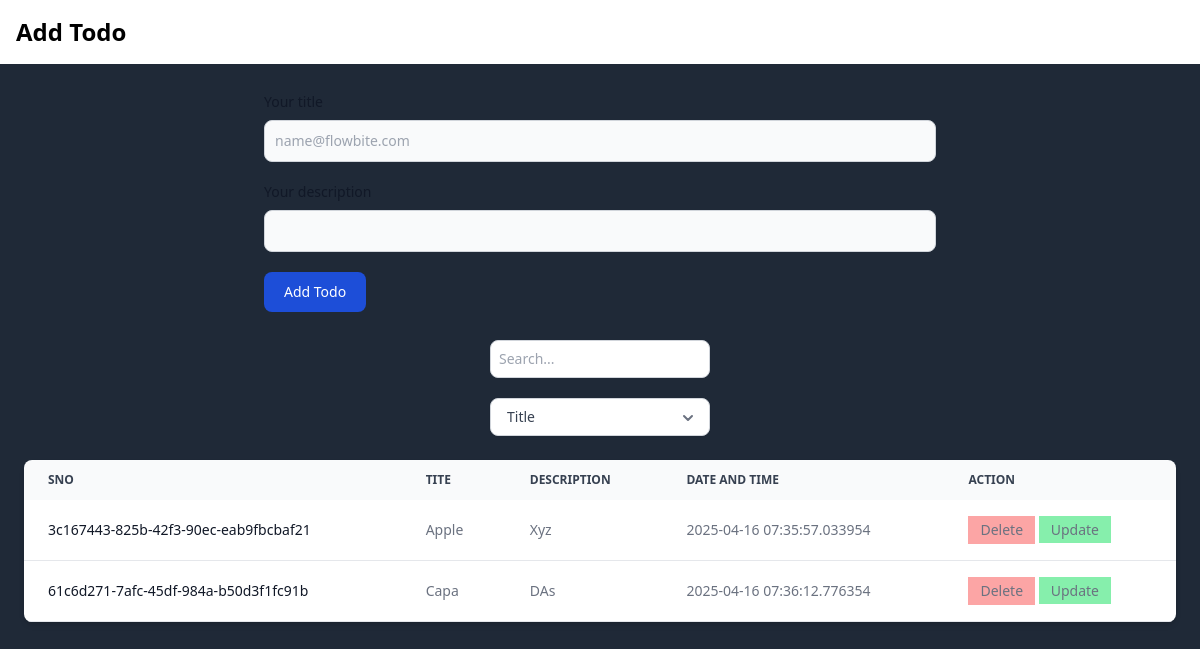
The page / on the database its author committed.
### app.py (models this page shows, shortened)
class Todo(db.Model):
    sno = db.Column(db.String(36), primary_key=True, default=lambda: str(uuid.uuid4()))
    title = db.Column(db.String(100), nullable=False)
    desc = db.Column(db.String(500), nullable=False)
    created_date = db.Column(db.DateTime, default=datetime.utcnow)

### app.py (the view, shortened to what this page needs)
@app.route('/',methods=['GET','POST'])
def index():
    allTodo = Todo.query.all()
    query = Todo.query
    search_query = request.args.get('search', '').lower()
    if search_query:
        query = query.filter(
            (Todo.title.ilike(f"%{search_query}%")) |
            (Todo.desc.ilike(f"%{search_query}%")) |
            (Todo.created_date.ilike(f"%{search_query}%"))
        )
    sort_by = request.args.get('sort_by')
    match sort_by:
        case 'by_title':
            query = query.order_by(Todo.title.asc())
        case 'by_desc':
            query = query.order_by(Todo.desc.asc())
        case 'by_date' | 'by_created_date':
            query = query.order_by(Todo.created_date.desc())
        case _:
            pass
    allTodo = query.all()
    return render_template('index.html',allTodo=allTodo,update=False)

### templates/index.html (shortened to what this page needs)
{% extends 'base.html' %} {% block body %}
<form
  class="my-7 max-w-2xl mx-auto"
  action="{{url_for('update',sno=todo.sno) if update else url_for('index') }}"
  method="POST"
>
  <div class="mb-5">
    <label
      for="title"
      class="block mb-2 text-sm font-medium text-gray-900 dark:text-white"
      >Your title</label
    >
    <input
      type="text"
      id="title"
      value="{{ todo.title if update else '' }}"
      name="title"
      class="bg-gray-50 border border-gray-300 text-gray-900 text-sm rounded-lg focus:ring-blue-500 focus:border-blue-500 block w-full p-2.5 dark:bg-gray-700 dark:border-gray-600 dark:placeholder-gray-400 dark:text-white dark:focus:ring-blue-500 dark:focus:border-blue-500"
      placeholder="name@flowbite.com"
      required
    />
  </div>
  <div class="mb-5">
    <label
      for="description"
      class="block mb-2 text-sm font-medium text-gray-900 dark:text-white"
      >Your description</label
    >
    <input
      type="text"
      id="description"
      value="{{ todo.desc if update else '' }}"
      name="desc"
      class="bg-gray-50 border border-gray-300 text-gray-900 text-sm rounded-lg focus:ring-blue-500 focus:border-blue-500 block w-full p-2.5 dark:bg-gray-700 dark:border-gray-600 dark:placeholder-gray-400 dark:text-white dark:focus:ring-blue-500 dark:focus:border-blue-500"
      required
    />
  </div>
  <button
    type="submit"
    class="text-white bg-blue-700 hover:bg-blue-800 focus:ring-4 focus:outline-none focus:ring-blue-300 font-medium rounded-lg text-sm w-full sm:w-auto px-5 py-2.5 text-center dark:bg-blue-600 dark:hover:bg-blue-700 dark:focus:ring-blue-800"
  >
    {{ 'Update Todo' if update else 'Add Todo' }}
  </button>
</form>
<form method="GET" action="{{ url_for('index') }}" class="text-center my-5" onchange="this.form.submit()">
  <input
    type="text"
    name="search"
    placeholder="Search..."
    value="{{ request.args.get('search', '') }}"
    class="p-2 border border-gray-300 rounded-lg text-sm"
  />
</form>
<div class="flex justify-center align-center">
  <form  action="{{ url_for('index') }}" method="GET">
    <div class="relative inline-block w-full">
      <select id="sort-select" name="sort_by" class="appearance-none block w-[220px] px-4 py-2 text-sm text-gray-700 bg-white border border-gray-300 rounded-lg shadow-sm focus:outline-none focus:ring-2 focus:ring-blue-500 focus:border-blue-500" onchange="this.form.submit()">
        <option value="by_title" {% if request.args.get("sort_by") == 'by_title' %}selected{% endif %}>Title</option>
      </select>
      <svg class="absolute right-3 top-1/2 transform -translate-y-1/2 text-gray-500" xmlns="http://www.w3.org/2000/svg" width="20" height="20" viewBox="0 0 20 20" fill="none" stroke="currentColor" stroke-width="2" stroke-linecap="round" stroke-linejoin="round">
        <path d="M6 9l4 4 4-4"></path>
      </svg>
    </div>
  </form>
</div>
{% if allTodo|length > 0 %}
<div id="display-elements">
  <div class="m-6 relative overflow-x-auto shadow-md sm:rounded-lg">
    <table
      class="w-full text-sm text-left rtl:text-right text-gray-500 dark:text-gray-400"
    >
      <thead
        class="text-xs text-gray-700 uppercase bg-gray-50 dark:bg-gray-700 dark:text-gray-200"
      >
        <tr>
          <th scope="col" class="px-6 py-3">Sno</th>
          <th scope="col" class="px-6 py-3">Tite</th>
          <th scope="col" class="px-6 py-3">Description</th>
          <th scope="col" class="px-6 py-3">Date and Time</th>
          <th scope="col" class="px-6 py-3">Action</th>
        </tr>
      </thead>
      <tbody>
        {% for todo in allTodo %}
        <tr
          id="todo-{{ todo.sno }}"
          class="bg-white border-b dark:bg-gray-800 dark:border-gray-700 border-gray-200"
        >
          <th
            scope="row"
            class="px-6 py-4 font-medium text-gray-900 whitespace-nowrap dark:text-white"
          >
            {{todo.sno}}
          </th>
          <td class="px-6 py-4 dark:text-white">{{todo.title}}</td>
          <td class="px-6 py-4 dark:text-white">{{todo.desc}}</td>
          <td class="px-6 py-4 dark:text-white">{{todo.created_date}}</td>
          <td class="px-6 py-4 dark:text-white">
            <button
              onclick="deleteTodo('{{ todo.sno }}')"
              class="px-3 py-1 dark:text-white bg-red-300"
            >
              Delete
            </button>
            <a
              href="/update/{{todo.sno}}"
              class="px-3 py-1 dark:text-white bg-green-300"
            >
              Update
            </a>
          </td>
        </tr>
        {% endfor %}
      </tbody>
    </table>
  </div>
</div>
{% else %}
<p class="text-center text-gray-500 dark:text-gray-400">No items found</p>
{% endif %} {% endblock body %}

### templates/base.html (shortened to what this page needs)
<!DOCTYPE html>
<html lang="en">
  <head>
    <link rel="stylesheet" href="/static/css/styles.css" />
    <link
      rel="stylesheet"
      href="https://cdn.jsdelivr.net/npm/aos@2.3.4/dist/aos.css"
    />
  </head>
  <body class="bg-gray-800">
    <nav class="bg-white border-gray-200 dark:bg-gray-900">
      <div
        class="max-w-screen-xl flex flex-wrap items-center justify-between mx-auto p-4"
      >
        <a href="/" class="flex items-center space-x-3 rtl:space-x-reverse">
          <span
            class="self-center text-2xl font-semibold whitespace-nowrap dark:text-white"
            >Add Todo</span
          >
        </a>
      </div>
    </nav>
    {% block body %}
    {% endblock body %}
  </body>
  </html>

### rows shown on the page
Todo: sno "3c167443-825b-42f3-90ec-eab9fbcbaf21", title "Apple", desc "Xyz", created_date "2025-04-16 07:35:57.033954"
Todo: sno "61c6d271-7afc-45df-984a-b50d3f1fc91b", title "Capa", desc "DAs", created_date "2025-04-16 07:36:12.776354"

### other values the page prints
{{ 'Update Todo' if update else 'Add Todo' }} "Add Todo"
